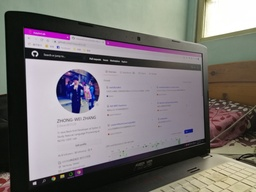
#> input picture img/view.jpg, 256 x 192 px, shrunk from 1477 x 1108 before the run
$ python convolution.py
#> lines starting #> are read from the running program, lines starting #| are printed output that depends on the picture
# -*- coding: utf-8 -*-
"""
影像處理-convolution
"""
# 引入套件
import os
from PIL import Image, ImageFont, ImageDraw

def show(title, img):
    font_color = (224, 60, 138)
    font_size = 30
    font = ImageFont.truetype("arial.ttf", font_size)
    tmp_img = img.copy()
    d = ImageDraw.Draw(tmp_img)
    d.text((20, 20), title, font=font, fill=font_color)
    tmp_img.show()

def convolution(x, y, arr, pixels, pixels2):
    idx = 0
    r = int(pixels[x-1, y-1][idx]*arr[0][0] + pixels[  x, y-1][idx]*arr[1][0] + pixels[x+1, y-1][idx]*arr[2][0]\
          + pixels[x-1, y  ][idx]*arr[0][1] + pixels[  x, y  ][idx]*arr[1][1] + pixels[x+1, y  ][idx]*arr[2][1]\
          + pixels[x-1, y+1][idx]*arr[0][2] + pixels[  x, y+1][idx]*arr[1][2] + pixels[x+1, y+1][idx]*arr[2][2])
    idx = 1
    g = int(pixels[x-1, y-1][idx]*arr[0][0] + pixels[  x, y-1][idx]*arr[1][0] + pixels[x+1, y-1][idx]*arr[2][0]\
          + pixels[x-1, y  ][idx]*arr[0][1] + pixels[  x, y  ][idx]*arr[1][1] + pixels[x+1, y  ][idx]*arr[2][1]\
          + pixels[x-1, y+1][idx]*arr[0][2] + pixels[  x, y+1][idx]*arr[1][2] + pixels[x+1, y+1][idx]*arr[2][2])
    idx = 2
    b = int(pixels[x-1, y-1][idx]*arr[0][0] + pixels[  x, y-1][idx]*arr[1][0] + pixels[x+1, y-1][idx]*arr[2][0]\
          + pixels[x-1, y  ][idx]*arr[0][1] + pixels[  x, y  ][idx]*arr[1][1] + pixels[x+1, y  ][idx]*arr[2][1]\
          + pixels[x-1, y+1][idx]*arr[0][2] + pixels[  x, y+1][idx]*arr[1][2] + pixels[x+1, y+1][idx]*arr[2][2])
    pixels2[x, y] = (r, g, b)


def image_add(pixels, pixels2):
    image = Image.new('RGB', size, "black")
    pixels3 = image.load()
    for x in range(size[0]-2):
        for y in range(size[1]-2):
            pixels3[x, y] = (pixels[x, y][0]+pixels2[x, y][0], pixels[x, y][1]+pixels2[x, y][1], pixels[x, y][2]+pixels2[x, y][2])
    return image

def image_mul(pixels,pixels2):
    image = Image.new( 'RGB', size, "black")
    pixels3 = image.load()
    for x in range(size[0]-2):
        for y in range(size[1]-2):
            pixels3[x,y] = (int(pixels[x,y][0]*pixels2[x,y][0]/255),int(pixels[x,y][1]*pixels2[x,y][1]/255),int(pixels[x,y][2]*pixels2[x,y][2]/255))
    return image

# 載入原圖
path = 'img/view.jpg' # 圖片路徑
im = Image.open(os.path.abspath(path))
#> im is the input picture: PIL image 256x192 RGB; mean R, G, B 121.9, 117.1, 116.8
size = im.size
#> size = (256, 192)
show("0 原圖",im)

# Laplacian
arr = [[ -1.,  -1., -1.],
       [ -1.,   8., -1.],
       [ -1.,  -1., -1.]]
im1 = Image.new( 'RGB', size, "black")
#> im1: PIL image 256x192 RGB; every value is 0
pixels = im.load()
pixels2 = im1.load()
for i in range(size[0]-2):
  for j in range(size[1]-2):
     convolution(i+1,j+1,arr,pixels,pixels2)
show("1 Laplacian Mask",im1)

# 原始影像直接銳利
im2 = image_add(pixels,pixels2)
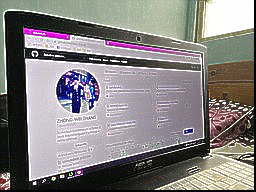
#> im2: PIL image 256x192 RGB; mean R, G, B 133.9, 129.6, 129.7
show("2 (0)和（1)相加",im2)

# X方向一階微分
arr = [[ -1.,  0,   1],
       [ -2.,  0.,  2],
       [ -1.,  0.,  1]]
im3_x = Image.new( 'RGB', size, "black")
pixels2 = im3_x.load()
for i in range(size[0]-2):
  for j in range(size[1]-2):
     convolution(i+1,j+1,arr,pixels,pixels2)

# Ｙ方向一階微分
arr = [[  1.,  2,   1],
       [  0.,  0.,  0],
       [ -1., -2., -1]]
im3_y = Image.new( 'RGB', size, "black")
pixels3 = im3_y.load()
for i in range(size[0]-2):
  for j in range(size[1]-2):
     convolution(i+1,j+1,arr,pixels,pixels3)

# ＸＹ方像取絕對值相加
for x in range(size[0]-2):
    for y in range(size[1]-2):
        pixels2[x,y] = (abs(pixels2[x,y][0]),abs(pixels2[x,y][1]),abs(pixels2[x,y][2]))
        pixels3[x,y] = (abs(pixels3[x,y][0]),abs(pixels3[x,y][1]),abs(pixels3[x,y][2]))
im3 = image_add(pixels2,pixels3)
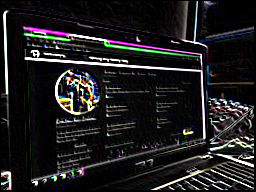
#> im3: PIL image 256x192 RGB; mean R, G, B 31.1, 30.3, 31.1
show("3 (0)一階微分",im3)

# 將一階微分結果模糊去雜訊
arr = [[ 1/9.,  1/9.,  1/9.],
       [ 1/9.,  1/9.,  1/9.],
       [ 1/9.,  1/9.,  1/9.]]
im4 = Image.new( 'RGB', size, "black")
pixels = im3.load()
pixels2 = im4.load()
for i in range(size[0]-2):
  for j in range(size[1]-2):
     convolution(i+1,j+1,arr,pixels,pixels2)
show("4 (3)模糊後結果（去雜訊）",im4)
#> in show (call 5), `tmp_img = img.copy()`:
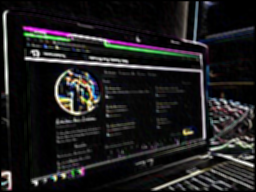
#> tmp_img: PIL image 256x192 RGB; mean R, G, B 30.6, 29.9, 30.6

pixels = im2.load()
im5 = image_mul(pixels,pixels2)
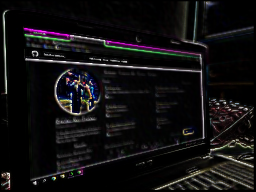
#> im5: PIL image 256x192 RGB; mean R, G, B 17.1, 15.8, 16.7
show("5 (4)正規化乘上（2）",im5)

im6 = image_add(im.load(),im5.load())
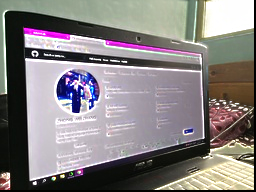
#> im6: PIL image 256x192 RGB; mean R, G, B 134.3, 128.9, 129.6
show("6 (5)加上原始影像（0）無雜訊",im6)

# 4*1+0
pixels = im1.load()
im7 = image_mul(pixels2,pixels)
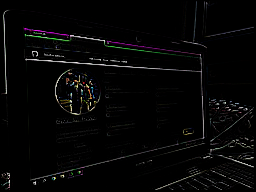
#> im7: PIL image 256x192 RGB; mean R, G, B 6, 5.8, 5.8
im7 = image_add(im7.load(),im.load())
show("7 (4)正規化乘上（1）加上（0）",im7)
#> in show (call 8), `tmp_img.show()`:
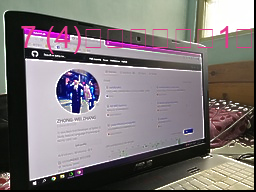
#> shown: PIL image 256x192 RGB; mean R, G, B 125.9, 119, 119.9
